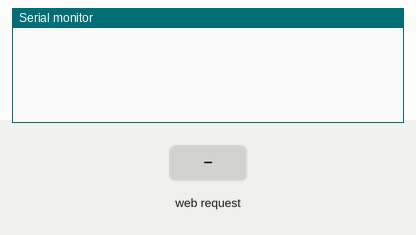
This sketch was run on a simulated Arduino Uno, built with avr-gcc and run on an emulated ATmega328P. Parts: the last lines printed to the serial monitor. The test bench sets the inputs (shaded band).

Above: at 1.2 s.
1.3 s: HTTP request GET /1 received
At 1.63 s:
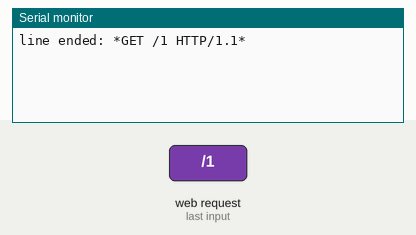
At 3.0 s:
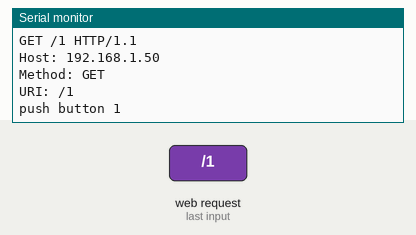

The sketch:

ethernet-http-basic-server.ino
```cpp
//zoomkat 5-24-10
// http://www.arduino.cc/en/Tutorial/TextString for WString.h
#include <WString.h>
#include <Ethernet.h>

byte mac[] = { 0xDE, 0xAD, 0xBE, 0xEF, 0xFE, 0xED }; //physical mac address
byte ip[] = { 192, 168, 0, 102 }; // ip in lan
byte gateway[] = { 192, 168, 0, 1 }; // internet access via router
byte subnet[] = { 255, 255, 255, 0 }; //subnet mask

EthernetServer server(80); //server port

void setup() {

  //start Ethernet
  Ethernet.begin(mac, ip, gateway, subnet);
  server.begin();

  //enable serial data print
  Serial.begin(9600);
}

void loop() {
  bool debug = true;

  // Create a client connection
  EthernetClient client = server.available();

  String raw_request[50];
  String buffer = "";
  int line = 0;

  if (client) {
    while (client.connected()) {
      if (client.available()) {

        char c = client.read();

        if (c == '\n') {

          if (debug) Serial.println("line ended: *" + buffer + "*");

          // if buffer only contains \r it's the end of the request
          if (buffer == "\r") {
            if (debug) Serial.println("request over");

            // Answer to client and close connection
            client.write("HTTP/1.1 200 OK");
            client.stop();

            if (debug) {
              for (int i = 0; i < line; i++){
                  Serial.println(raw_request[i]);
              }
            }

            // Analyse request, ignoring parameters for the moment

            // Split first line of request to get method and URI.
            String method = raw_request[0].substring(0, raw_request[0].indexOf(' '));
            String uri = raw_request[0].substring(raw_request[0].indexOf(' ') + 1, raw_request[0].indexOf(' ', raw_request[0].indexOf(' ') + 1));

            if (debug) Serial.println("Method: " + method);
            if (debug) Serial.println("URI: " + uri);

            // Implement logic based on URI or whatever, here I'll use simple URI because I want to use that for a specific usage, feel free to make it better
            if (uri == "/1") {
              Serial.println("push button 1");
            }
          }

          // Store buffer in request array and clear buffer
          raw_request[line] = buffer;
          line ++;
          buffer = "";

        } else {
          buffer += c;
        }
      }

      delay(10);
    }
  }

  delay(10);
}
```

Measured:
- after the input at 1.3 s, the serial monitor: prints a new line after 0.17 s (image 1)
